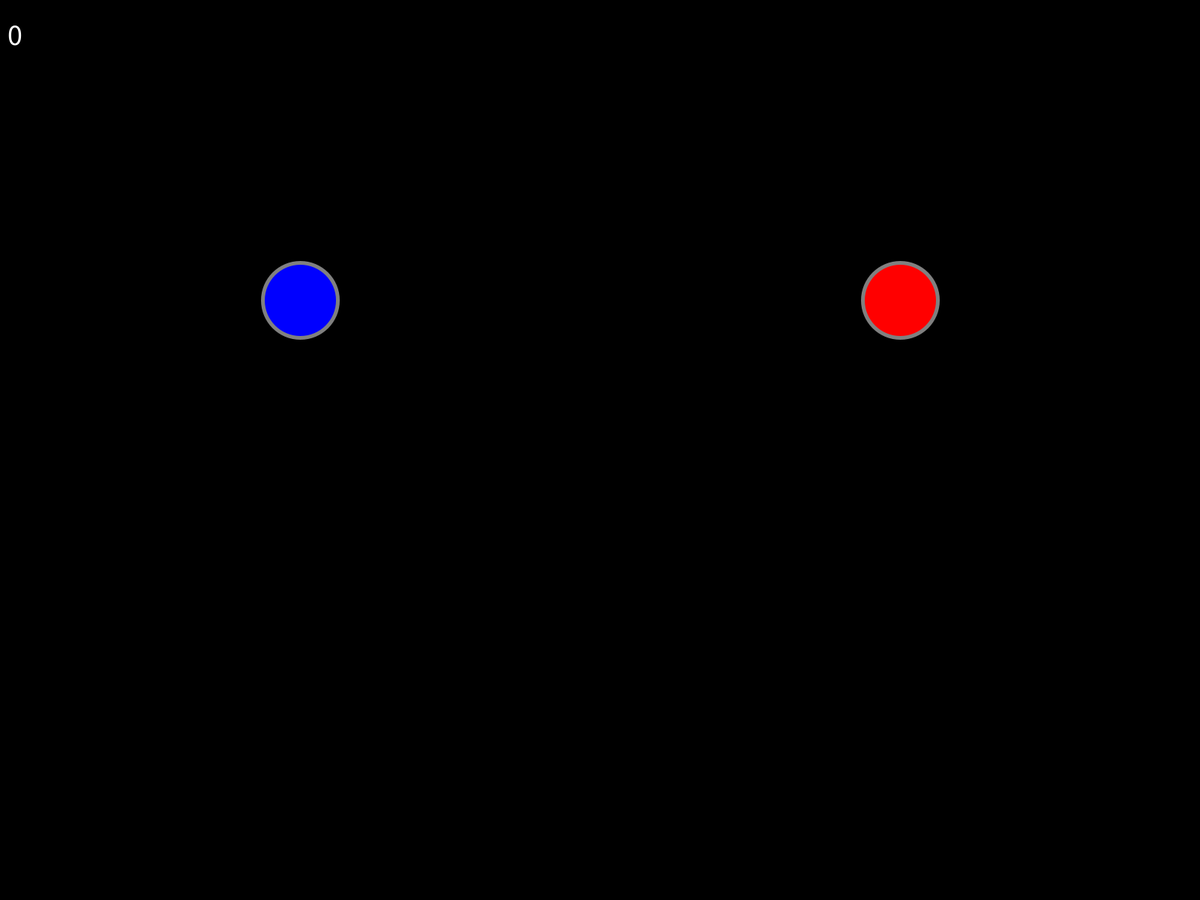
Frame 1 (no input)
Frame 60 (the mouse pressed at the canvas centre just before this capture): identical to frame 1, image omitted
Frame 120 (the mouse held since frame 60 and released just before this capture): identical to frame 1, image omitted

The Processing sketch that drew this single still picture (run headless with seeded random() and noise(); from frame 60 on, the mouse is pressed at the canvas centre):

// Processing sketch: particles
// ── particles.pde
//
// particles.pde
//
// Darren Kessner
// Marlborough School
//


ParticleGenerator particle_generator;
Player player1;
Player player2;


void setup()
{
    fullScreen();
    noCursor();

    particle_generator = new ParticleGenerator();

    player1 = new Player();
    player2 = new Player();

    player1.position = new PVector(width/4, height/3);
    player1.velocity = new PVector(0, 0);
    player1.c = color(0, 0, 255);

    player2.position = new PVector(width*3/4, height/3);
    player2.velocity = new PVector(0, 0);
    player2.c = color(255, 0, 0);
}


void draw()
{
    background(0);
    
    particle_generator.display();
    particle_generator.update();

    // display number of particles

    textSize(40);
    fill(255);
    text(particle_generator.particles.size(), 10, 60);

    // show players

    player1.display();
    player2.display();
}


void keyPressed()
{
    float cursorSpeed = 15;
    int particleRateMax = 5;

    // Player 1

    if (keyCode == UP)
        player1.velocity.y = -cursorSpeed;
    else if (keyCode == DOWN)
        player1.velocity.y = cursorSpeed;
    else if (keyCode == LEFT)
        player1.velocity.x = -cursorSpeed;
    else if (keyCode == RIGHT)
        player1.velocity.x = cursorSpeed;
    else if (key == ' ')
        player1.particleRate = particleRateMax;

    // Player 2

    else if (key == 'w')
        player2.velocity.y = -cursorSpeed;
    else if (key == 's')
        player2.velocity.y = cursorSpeed;
    else if (key == 'a')
        player2.velocity.x = -cursorSpeed;
    else if (key == 'd')
        player2.velocity.x = cursorSpeed;
    else if (key == '1')
        player2.particleRate = particleRateMax;
}


void keyReleased()
{
    // Player 1

    if (keyCode == UP || keyCode == DOWN)
        player1.velocity.y = 0;
    else if (keyCode == LEFT || keyCode == RIGHT)
        player1.velocity.x = 0;
    else if (key == ' ')
        player1.particleRate = 0;

    // Player 2

    if (key == 's' || key == 'w')
        player2.velocity.y = 0;
    else if (key == 'a' || key == 'd')
        player2.velocity.x = 0;
    else if (key == '1')
        player2.particleRate = 0;
}


class Player
{
    PVector position;
    PVector velocity;
    int c;
    int particleRate;

    void display()
    {
        fill(c);
        stroke(128);
        strokeWeight(5);
        ellipse(position.x, position.y, 100, 100);
        position.add(velocity);
        particle_generator.create(position.x, position.y, particleRate);
    }
}


// ── Particle.pde
//
// Particle.pde
//
// Darren Kessner
//


class Particle
{
    float x;
    float y;
    float vx;
    float vy;
    float ax;
    float ay;
    int lifetime;
    color c;

    Particle(float x_start, float y_start, 
             float vx_start, float vy_start,
             float ax_start, float ay_start,
             int lifetime_start)
    {
        x = x_start;
        y = y_start;
        vx = vx_start;
        vy = vy_start;
        ax = ax_start;
        ay = ay_start;
        lifetime = lifetime_start;
        c = color(random(255), random(255), random(255));
    }

    void display()
    {
        stroke(c);
        fill(c);
        ellipse(int(x), int(y), 2, 2);
    }

    void update()
    {
        x += vx;
        y += vy;
        vx += ax;
        vy += ay;
        if (lifetime > 0) lifetime--;
    }
}



// ── ParticleGenerator.pde
//
// ParticleGenerator.pde
//
// Darren Kessner
//


import java.util.*;


class ParticleGenerator
{
    ArrayList<Particle> particles = new ArrayList<Particle>();

    void display()
    {
        // display each particle using Iterator -- this is equivalent to:
        //
        // for (int i=0; i<particles.size(); ++i)
        //     particles.get(i).display();

        for (Iterator<Particle> it = particles.iterator(); it.hasNext();)
            it.next().display();
    }

    void update()
    {
        // remove dead particles -- use Iterator::remove() to do this safely

        for (Iterator<Particle> it = particles.iterator(); it.hasNext();)
        {
            Particle p = it.next();
            if (p.lifetime == 0)
                it.remove();
        }

        // update each particle

        for (Iterator<Particle> it = particles.iterator(); it.hasNext();)
            it.next().update();
    }

    void create(float x, float y, int count)
    {
        for (int i=0; i<count; ++i)
        {
            particles.add(new Particle(x, y,                            // position
                                       random(-3, 3), random(-2, 2),    // velocity
                                       0, .1,                           // acceleration
                                       100));                           // lifetime
        }
    }
}
